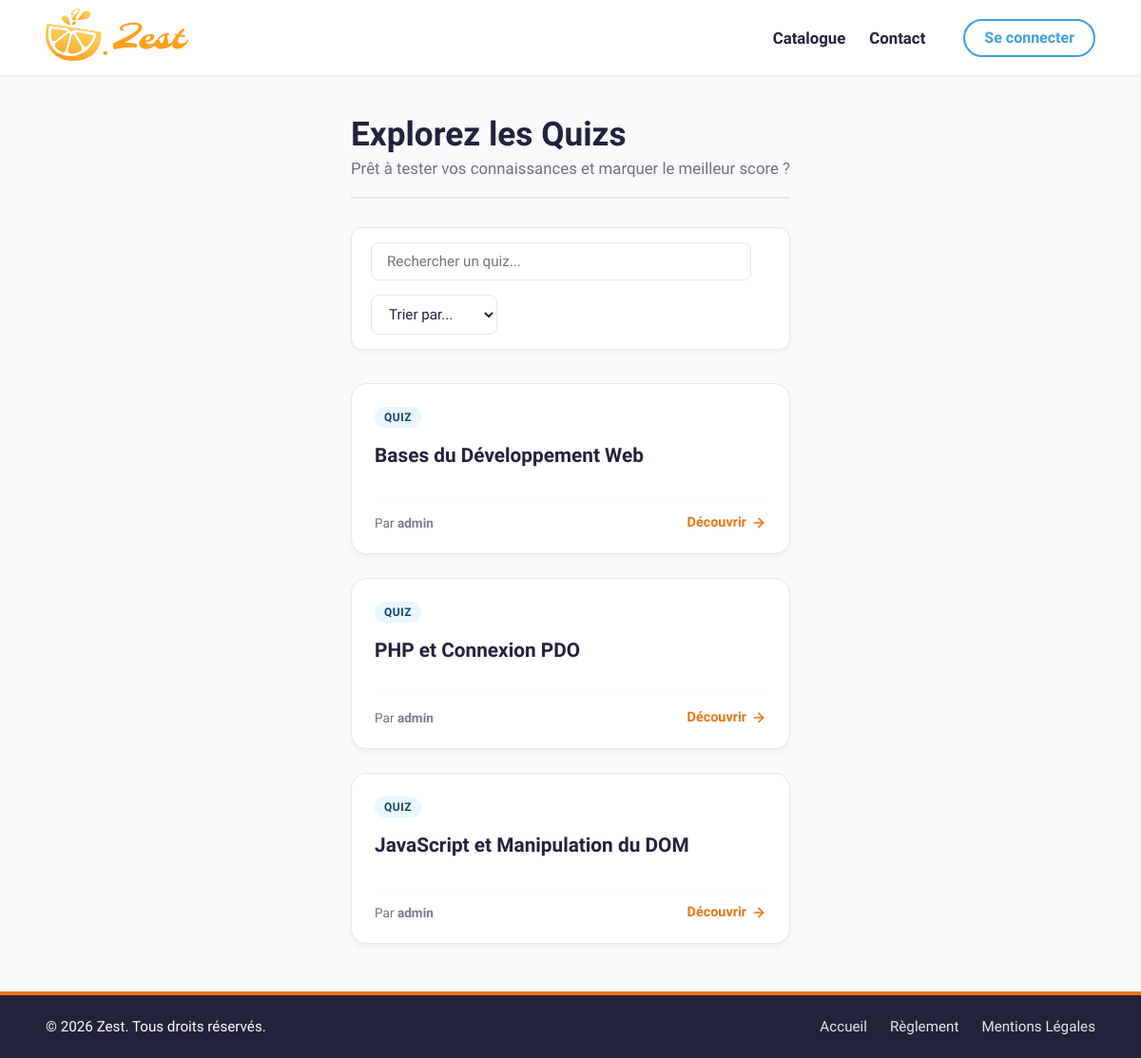
The page /catalogue.php on the database its author committed.
### tables this page shows
CREATE TABLE `sae203_quiz` (
                               `id` int(11) NOT NULL AUTO_INCREMENT,
                               `name` varchar(100) NOT NULL,
                               `creator` int(11) NOT NULL,
                               PRIMARY KEY (`id`)
);

CREATE TABLE `sae203_user` (
                               `id` int(11) NOT NULL AUTO_INCREMENT,
                               `username` varchar(100) NOT NULL,
                               `email` varchar(255) NOT NULL,
                               `password` varchar(255) NOT NULL,
                               `profilepic` blob DEFAULT NULL,
                               `admin` tinyint(1) NOT NULL,
                               PRIMARY KEY (`id`)
);

### php/utils.php (called while the page is built, shortened)
<?php
function getPDOConnection()
{
    try {
        return new PDO(DB, USER, PWD);
    } catch (PDOException $e) {
        die ("Failed: " . $e);
    }
}
function getInfoDataBase($query)
{
    $conn = getPDOConnection();
    $res = $conn->query($query);
    $rows = $res->fetchAll();
    return $rows;
}

### catalogue.php (the view, shortened to what this page needs)
<?php
require_once $_SERVER["DOCUMENT_ROOT"] . "/sae203/php/utils.php";
$query = "SELECT q.*, u.username AS creator_name
          FROM sae203_quiz q
          JOIN sae203_user u ON q.creator = u.id";
$result = getInfoDataBase($query);
?>
<!DOCTYPE html>
<html lang="fr">
<head>
    <?php require_once $_SERVER["DOCUMENT_ROOT"] . "/sae203/includes/load-css.php"; ?>
    <link rel="stylesheet" href="css/quizList.css">
</head>
<body>
<?php require_once $_SERVER["DOCUMENT_ROOT"] . "/sae203/includes/header.php"; ?>
<main>
    <div class="catalog-header">
        <div>
            <h1>Explorez les Quizs</h1>
            <p class="subtitle">Prêt à tester vos connaissances et marquer le meilleur score ?</p>
        </div>
    </div>
    <div class="filter-bar">
        <div class="search-box">
            <input type="text" id="search-input" placeholder="Rechercher un quiz...">
        </div>
        <div class="filter-actions">
            <select id="sort-select">
                <option value="default">Trier par...</option>
            </select>
        </div>
    </div>
    <div id="container">
        <?php if (empty($result)): ?>
            <div class="empty-state">
                <p>Aucun quiz n'est disponible pour le moment. Soyez le premier à en créer un !</p>
            </div>
        <?php else: ?>
            <?php foreach ($result as $quiz):
                $isCreator = false;
                ?>
                <div class="quiz-card"
                     data-name="<?= htmlspecialchars(strtolower($quiz['name'])) ?>"
                     data-author="<?= htmlspecialchars(strtolower($quiz['creator_name'])) ?>"
                     data-mine="<?= $isCreator ? 'true' : 'false' ?>">
                    <div class="card-top">
                        <span class="quiz-badge">Quiz</span>
                    </div>
                    <h3><?= htmlspecialchars($quiz["name"]) ?></h3>
                    <div class="card-bottom">
                        <p class="author">Par <span><?= htmlspecialchars($quiz['creator_name']) ?></span></p>
                        <a href="/sae203/quiz.php?quizId=<?= $quiz['id'] ?>" class="btn-discover">
                            Découvrir
                            <svg xmlns="http://www.w3.org/2000/svg" width="16" height="16" viewBox="0 0 24 24"
                                 fill="none" stroke="currentColor" stroke-width="2.5" stroke-linecap="round"
                                 stroke-linejoin="round">
                                <line x1="5" y1="12" x2="19" y2="12"></line>
                                <polyline points="12 5 19 12 12 19"></polyline>
                            </svg>
                        </a>
                    </div>
                </div>
            <?php endforeach; ?>
        <?php endif; ?>
    </div>
</main>
<?php require_once $_SERVER["DOCUMENT_ROOT"] . "/sae203/includes/footer.php"; ?>
</body>
</html>

### css/style.css (style rules this page uses)
:root { --space-indigo: #22223B; --orange: #ec7515; --amber-glow: #FF9F1C; --mustard: #fad161; --light-blue: #8cd1ff; --blue-bell: #409fdd; --yale-blue: #124668; --black: #111827; --shadow: rgba(0, 0, 0, 0.05); --shadow-hover: rgba(0, 0, 0, 0.1); --light-grey: #e5e7eb; --bg: #f9fafb; --white: #fff; --error: #bd2f2f; --correct: #008000; }
body { background-color: var(--bg); color: var(--black); display: flex; flex-direction: column; min-height: 100vh; }

### css/quizList.css (style rules this page uses)
main { max-width: 1200px; margin: 0 auto; padding: 40px 5%; }
.catalog-header { display: flex; justify-content: space-between; align-items: center; border-bottom: 2px solid var(--light-grey); padding-bottom: 20px; margin-bottom: 30px; gap: 20px; }
.catalog-header h1 { color: var(--space-indigo); font-size: 2.2rem; font-weight: 800; margin: 0 0 5px 0; }
.catalog-header .subtitle { color: var(--black); opacity: 0.6; margin: 0; font-size: 1.05rem; }
.filter-bar { display: flex; justify-content: space-between; align-items: center; flex-wrap: wrap; gap: 15px; margin-bottom: 25px; background-color: var(--white); padding: 15px 20px; border: 1px solid var(--light-grey); border-radius: 12px; box-shadow: 0 2px 4px var(--shadow); }
.search-box { flex-grow: 1; max-width: 400px; width: 100%; }
.search-box input { width: 100%; padding: 10px 16px; border: 1px solid var(--light-grey); border-radius: 8px; font-size: 0.95rem; color: var(--space-indigo); outline: none; transition: border-color 0.2s, box-shadow 0.2s; box-sizing: border-box; }
.filter-actions { display: flex; align-items: center; gap: 20px; flex-wrap: wrap; }
.filter-actions select { padding: 10px 14px; border: 1px solid var(--light-grey); border-radius: 8px; font-size: 0.95rem; color: var(--space-indigo); background-color: var(--white); outline: none; cursor: pointer; transition: border-color 0.2s; }
#container { display: grid; grid-template-columns: repeat(auto-fill, minmax(280px, 1fr)); gap: 25px; padding: 10px 0; }
.quiz-card { background-color: var(--white); border: 1px solid var(--light-grey); border-radius: 16px; padding: 24px; display: flex; flex-direction: column; justify-content: space-between; min-height: 180px; position: relative; box-shadow: 0 4px 6px -1px var(--shadow); transition: all 0.3s cubic-bezier(0.4, 0, 0.2, 1); overflow: hidden; }
.quiz-card::before { content: ''; position: absolute; top: 0; left: 0; width: 100%; height: 4px; background: linear-gradient(90deg, var(--orange), var(--amber-glow)); opacity: 0; transition: opacity 0.3s ease; }
.card-top { display: flex; justify-content: space-between; align-items: center; margin-bottom: 15px; }
.quiz-badge { background-color: rgba(140, 209, 255, 0.2); color: var(--yale-blue); font-size: 0.75rem; font-weight: 700; text-transform: uppercase; padding: 4px 10px; border-radius: 100px; letter-spacing: 0.5px; }
.quiz-card h3 { color: var(--space-indigo); font-size: 1.3rem; font-weight: 700; margin: 0 0 20px 0; line-height: 1.4; flex-grow: 1; }
.card-bottom { display: flex; justify-content: space-between; align-items: center; border-top: 1px solid var(--bg); padding-top: 15px; gap: 10px; }
.quiz-card .author { font-size: 0.85rem; color: var(--black); opacity: 0.6; margin: 0; }
.quiz-card .author span { font-weight: 600; color: var(--space-indigo); opacity: 1; }
.btn-discover { display: inline-flex; align-items: center; gap: 5px; color: var(--orange); text-decoration: none; font-weight: 700; font-size: 0.9rem; transition: color 0.2s ease, gap 0.2s ease; }
.btn-discover svg { transition: transform 0.2s ease; }

### rows shown on the page
sae203_quiz: name "Bases du Développement Web", sae203_user.username "admin"
sae203_quiz: name "PHP et Connexion PDO", sae203_user.username "admin"
sae203_quiz: name "JavaScript et Manipulation du DOM", sae203_user.username "admin"
